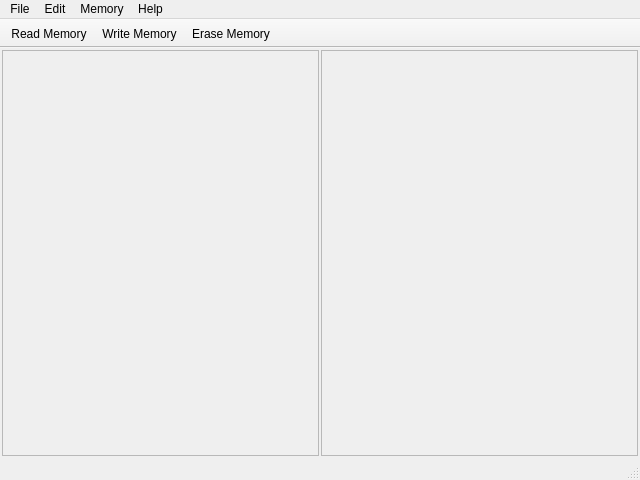
<?xml version="1.0" encoding="UTF-8"?>
<ui version="4.0">
 <class>BinaryEditor</class>
 <widget class="QMainWindow" name="BinaryEditor">
  <property name="geometry">
   <rect>
    <x>0</x>
    <y>0</y>
    <width>640</width>
    <height>480</height>
   </rect>
  </property>
  <property name="minimumSize">
   <size>
    <width>500</width>
    <height>375</height>
   </size>
  </property>
  <property name="contextMenuPolicy">
   <enum>Qt::PreventContextMenu</enum>
  </property>
  <property name="windowTitle">
   <string>Binary Editor</string>
  </property>
  <widget class="QWidget" name="centralWidget">
   <layout class="QVBoxLayout" name="centralWidgetLayout">
    <property name="spacing">
     <number>2</number>
    </property>
    <property name="leftMargin">
     <number>2</number>
    </property>
    <property name="topMargin">
     <number>2</number>
    </property>
    <property name="rightMargin">
     <number>2</number>
    </property>
    <property name="bottomMargin">
     <number>2</number>
    </property>
    <item>
     <widget class="QWidget" name="holderWidget" native="true">
      <layout class="QHBoxLayout" name="holderWidgetLayout">
       <property name="spacing">
        <number>2</number>
       </property>
       <property name="leftMargin">
        <number>0</number>
       </property>
       <property name="topMargin">
        <number>0</number>
       </property>
       <property name="rightMargin">
        <number>0</number>
       </property>
       <property name="bottomMargin">
        <number>0</number>
       </property>
       <item>
        <widget class="QFrame" name="editFrame">
         <property name="frameShape">
          <enum>QFrame::StyledPanel</enum>
         </property>
         <property name="frameShadow">
          <enum>QFrame::Sunken</enum>
         </property>
         <layout class="QHBoxLayout" name="editFrameLayout">
          <property name="spacing">
           <number>2</number>
          </property>
          <property name="leftMargin">
           <number>0</number>
          </property>
          <property name="topMargin">
           <number>0</number>
          </property>
          <property name="rightMargin">
           <number>0</number>
          </property>
          <property name="bottomMargin">
           <number>0</number>
          </property>
         </layout>
        </widget>
       </item>
       <item>
        <widget class="QFrame" name="diffFrame">
         <property name="frameShape">
          <enum>QFrame::StyledPanel</enum>
         </property>
         <property name="frameShadow">
          <enum>QFrame::Sunken</enum>
         </property>
         <layout class="QHBoxLayout" name="diffFrameLayout">
          <property name="spacing">
           <number>2</number>
          </property>
          <property name="leftMargin">
           <number>0</number>
          </property>
          <property name="topMargin">
           <number>0</number>
          </property>
          <property name="rightMargin">
           <number>0</number>
          </property>
          <property name="bottomMargin">
           <number>0</number>
          </property>
         </layout>
        </widget>
       </item>
      </layout>
     </widget>
    </item>
   </layout>
  </widget>
  <widget class="QMenuBar" name="menuBar">
   <property name="geometry">
    <rect>
     <x>0</x>
     <y>0</y>
     <width>640</width>
     <height>21</height>
    </rect>
   </property>
   <widget class="QMenu" name="menuFile">
    <property name="title">
     <string>File</string>
    </property>
    <widget class="QMenu" name="menuExport_ASCII_Text">
     <property name="title">
      <string>Export Selection as ASCII Text</string>
     </property>
     <addaction name="actionASCII_To_Clipboard"/>
     <addaction name="actionASCII_To_File"/>
    </widget>
    <widget class="QMenu" name="menuExport_C_Code">
     <property name="title">
      <string>Export Selection as C Code</string>
     </property>
     <addaction name="actionC_To_Clipboard"/>
     <addaction name="actionC_To_File"/>
    </widget>
    <addaction name="actionInsert_File"/>
    <addaction name="actionSave"/>
    <addaction name="actionSave_Selection"/>
    <addaction name="separator"/>
    <addaction name="menuExport_ASCII_Text"/>
    <addaction name="menuExport_C_Code"/>
    <addaction name="separator"/>
    <addaction name="actionExit"/>
   </widget>
   <widget class="QMenu" name="menuEdit">
    <property name="title">
     <string>Edit</string>
    </property>
    <addaction name="actionUndo"/>
    <addaction name="actionRedo"/>
    <addaction name="separator"/>
    <addaction name="actionCut"/>
    <addaction name="actionCopy"/>
    <addaction name="actionPaste"/>
    <addaction name="actionDelete"/>
    <addaction name="separator"/>
    <addaction name="actionSelect_All"/>
    <addaction name="separator"/>
    <addaction name="actionFind_Replace"/>
    <addaction name="separator"/>
    <addaction name="actionGoto_Offset"/>
   </widget>
   <widget class="QMenu" name="menuMemory">
    <property name="title">
     <string>Memory</string>
    </property>
    <widget class="QMenu" name="menuChecksums_Hashes">
     <property name="title">
      <string>Checksums/Hashes</string>
     </property>
     <addaction name="action8_Bit_Checksum"/>
     <addaction name="action16_Bit_Checksum"/>
     <addaction name="action32_Bit_Checksum"/>
     <addaction name="action64_Bit_Checksum"/>
     <addaction name="separator"/>
     <addaction name="actionCRC_16_CCITT_Checksum"/>
     <addaction name="separator"/>
     <addaction name="actionMD4_Hash"/>
     <addaction name="actionMD5_Hash"/>
     <addaction name="separator"/>
     <addaction name="actionSHA1_Hash"/>
     <addaction name="actionSHA224_Hash"/>
     <addaction name="actionSHA256_Hash"/>
     <addaction name="actionSHA384_Hash"/>
     <addaction name="actionSHA512_Hash"/>
    </widget>
    <widget class="QMenu" name="menuHex_to_Num">
     <property name="title">
      <string>Hex to Num</string>
     </property>
     <addaction name="action8_Bit_Unsigned_Hex"/>
     <addaction name="action8_Bit_Signed_Hex"/>
     <addaction name="action16_Bit_Unsigned_Hex"/>
     <addaction name="action16_Bit_Signed_Hex"/>
     <addaction name="action32_Bit_Unsigned_Hex"/>
     <addaction name="action32_Bit_Signed_Hex"/>
     <addaction name="action64_Bit_Unsigned_Hex"/>
     <addaction name="action64_Bit_Signed_Hex"/>
     <addaction name="separator"/>
     <addaction name="actionFloat_Hex"/>
     <addaction name="actionDouble_Hex"/>
    </widget>
    <widget class="QMenu" name="menuNum_to_Hex">
     <property name="title">
      <string>Num to Hex</string>
     </property>
     <addaction name="action8_Bit_Unsigned_Num"/>
     <addaction name="action8_Bit_Signed_Num"/>
     <addaction name="action16_Bit_Unsigned_Num"/>
     <addaction name="action16_Bit_Signed_Num"/>
     <addaction name="action32_Bit_Unsigned_Num"/>
     <addaction name="action32_Bit_Signed_Num"/>
     <addaction name="action64_Bit_Unsigned_Num"/>
     <addaction name="action64_Bit_Signed_Num"/>
     <addaction name="separator"/>
     <addaction name="actionFloat_Num"/>
     <addaction name="actionDouble_Num"/>
    </widget>
    <widget class="QMenu" name="menuCompare_Files">
     <property name="title">
      <string>Compare Files</string>
     </property>
     <addaction name="actionCompare"/>
     <addaction name="separator"/>
     <addaction name="actionFirst_Difference"/>
     <addaction name="actionNext_Difference"/>
     <addaction name="actionPrevious_Difference"/>
     <addaction name="actionLast_Difference"/>
     <addaction name="separator"/>
     <addaction name="actionClose"/>
    </widget>
    <addaction name="actionRead_Memory"/>
    <addaction name="actionWrite_Memory"/>
    <addaction name="actionErase_Memory"/>
    <addaction name="separator"/>
    <addaction name="menuChecksums_Hashes"/>
    <addaction name="separator"/>
    <addaction name="menuHex_to_Num"/>
    <addaction name="menuNum_to_Hex"/>
    <addaction name="separator"/>
    <addaction name="menuCompare_Files"/>
   </widget>
   <widget class="QMenu" name="menuHelp">
    <property name="title">
     <string>Help</string>
    </property>
    <addaction name="actionGeneral_Help"/>
    <addaction name="actionEditor_Help"/>
   </widget>
   <addaction name="menuFile"/>
   <addaction name="menuEdit"/>
   <addaction name="menuMemory"/>
   <addaction name="menuHelp"/>
  </widget>
  <widget class="QStatusBar" name="statusBar"/>
  <widget class="QToolBar" name="toolBar">
   <property name="movable">
    <bool>false</bool>
   </property>
   <attribute name="toolBarArea">
    <enum>TopToolBarArea</enum>
   </attribute>
   <attribute name="toolBarBreak">
    <bool>false</bool>
   </attribute>
   <addaction name="actionRead_Memory"/>
   <addaction name="actionWrite_Memory"/>
   <addaction name="actionErase_Memory"/>
  </widget>
  <action name="actionInsert_File">
   <property name="text">
    <string>Insert File</string>
   </property>
   <property name="shortcut">
    <string>Ctrl+I</string>
   </property>
  </action>
  <action name="actionSave">
   <property name="text">
    <string>Save</string>
   </property>
   <property name="shortcut">
    <string>Ctrl+S</string>
   </property>
  </action>
  <action name="actionSave_Selection">
   <property name="text">
    <string>Save Selection</string>
   </property>
   <property name="shortcut">
    <string>Ctrl+Shift+S</string>
   </property>
  </action>
  <action name="actionASCII_To_Clipboard">
   <property name="text">
    <string>To Clipboard</string>
   </property>
  </action>
  <action name="actionASCII_To_File">
   <property name="text">
    <string>To File</string>
   </property>
  </action>
  <action name="actionC_To_Clipboard">
   <property name="text">
    <string>To Clipboard</string>
   </property>
  </action>
  <action name="actionC_To_File">
   <property name="text">
    <string>To File</string>
   </property>
  </action>
  <action name="actionExit">
   <property name="text">
    <string>Exit</string>
   </property>
   <property name="shortcut">
    <string>Ctrl+Q</string>
   </property>
  </action>
  <action name="actionUndo">
   <property name="text">
    <string>Undo</string>
   </property>
   <property name="shortcut">
    <string>Ctrl+Z</string>
   </property>
  </action>
  <action name="actionRedo">
   <property name="text">
    <string>Redo</string>
   </property>
   <property name="shortcut">
    <string>Ctrl+Y</string>
   </property>
  </action>
  <action name="actionCut">
   <property name="text">
    <string>Cut</string>
   </property>
   <property name="shortcut">
    <string>Ctrl+X</string>
   </property>
  </action>
  <action name="actionCopy">
   <property name="text">
    <string>Copy</string>
   </property>
   <property name="shortcut">
    <string>Ctrl+C</string>
   </property>
  </action>
  <action name="actionPaste">
   <property name="text">
    <string>Paste</string>
   </property>
   <property name="shortcut">
    <string>Ctrl+V</string>
   </property>
  </action>
  <action name="actionDelete">
   <property name="text">
    <string>Delete</string>
   </property>
  </action>
  <action name="actionSelect_All">
   <property name="text">
    <string>Select All</string>
   </property>
   <property name="shortcut">
    <string>Ctrl+A</string>
   </property>
  </action>
  <action name="actionFind_Replace">
   <property name="text">
    <string>Find/Replace</string>
   </property>
   <property name="shortcut">
    <string>Ctrl+F</string>
   </property>
  </action>
  <action name="actionGoto_Offset">
   <property name="text">
    <string>Goto Offset</string>
   </property>
   <property name="shortcut">
    <string>Ctrl+G</string>
   </property>
  </action>
  <action name="actionRead_Memory">
   <property name="text">
    <string>Read Memory</string>
   </property>
   <property name="shortcut">
    <string>Ctrl+R</string>
   </property>
  </action>
  <action name="actionWrite_Memory">
   <property name="text">
    <string>Write Memory</string>
   </property>
   <property name="shortcut">
    <string>Ctrl+W</string>
   </property>
  </action>
  <action name="actionErase_Memory">
   <property name="text">
    <string>Erase Memory</string>
   </property>
   <property name="shortcut">
    <string>Ctrl+E</string>
   </property>
  </action>
  <action name="action8_Bit_Checksum">
   <property name="text">
    <string>8-Bit Checksum</string>
   </property>
   <property name="shortcut">
    <string>F1</string>
   </property>
  </action>
  <action name="action16_Bit_Checksum">
   <property name="text">
    <string>16-Bit Checksum</string>
   </property>
   <property name="shortcut">
    <string>F2</string>
   </property>
  </action>
  <action name="action32_Bit_Checksum">
   <property name="text">
    <string>32-Bit Checksum</string>
   </property>
   <property name="shortcut">
    <string>F3</string>
   </property>
  </action>
  <action name="action64_Bit_Checksum">
   <property name="text">
    <string>64-Bit Checksum</string>
   </property>
   <property name="shortcut">
    <string>F4</string>
   </property>
  </action>
  <action name="actionCRC_16_CCITT_Checksum">
   <property name="text">
    <string>CRC-16-CCITT Checksum</string>
   </property>
   <property name="shortcut">
    <string>F5</string>
   </property>
  </action>
  <action name="actionMD4_Hash">
   <property name="text">
    <string>MD4 Hash</string>
   </property>
   <property name="shortcut">
    <string>F6</string>
   </property>
  </action>
  <action name="actionMD5_Hash">
   <property name="text">
    <string>MD5 Hash</string>
   </property>
   <property name="shortcut">
    <string>F7</string>
   </property>
  </action>
  <action name="actionSHA1_Hash">
   <property name="text">
    <string>SHA1 Hash</string>
   </property>
   <property name="shortcut">
    <string>F8</string>
   </property>
  </action>
  <action name="actionSHA224_Hash">
   <property name="text">
    <string>SHA224 Hash</string>
   </property>
   <property name="shortcut">
    <string>F9</string>
   </property>
  </action>
  <action name="actionSHA256_Hash">
   <property name="text">
    <string>SHA256 Hash</string>
   </property>
   <property name="shortcut">
    <string>F10</string>
   </property>
  </action>
  <action name="actionSHA384_Hash">
   <property name="text">
    <string>SHA384 Hash</string>
   </property>
   <property name="shortcut">
    <string>F11</string>
   </property>
  </action>
  <action name="actionSHA512_Hash">
   <property name="text">
    <string>SHA512 Hash</string>
   </property>
   <property name="shortcut">
    <string>F12</string>
   </property>
  </action>
  <action name="action8_Bit_Unsigned_Hex">
   <property name="text">
    <string>8-Bit Unsigned</string>
   </property>
   <property name="shortcut">
    <string>Ctrl+1</string>
   </property>
  </action>
  <action name="action8_Bit_Signed_Hex">
   <property name="text">
    <string>8-Bit Signed</string>
   </property>
   <property name="shortcut">
    <string>Ctrl+2</string>
   </property>
  </action>
  <action name="action16_Bit_Unsigned_Hex">
   <property name="text">
    <string>16-Bit Unsigned</string>
   </property>
   <property name="shortcut">
    <string>Ctrl+3</string>
   </property>
  </action>
  <action name="action16_Bit_Signed_Hex">
   <property name="text">
    <string>16-Bit Signed</string>
   </property>
   <property name="shortcut">
    <string>Ctrl+4</string>
   </property>
  </action>
  <action name="action32_Bit_Unsigned_Hex">
   <property name="text">
    <string>32-Bit Unsigned</string>
   </property>
   <property name="shortcut">
    <string>Ctrl+5</string>
   </property>
  </action>
  <action name="action32_Bit_Signed_Hex">
   <property name="text">
    <string>32-Bit Signed</string>
   </property>
   <property name="shortcut">
    <string>Ctrl+6</string>
   </property>
  </action>
  <action name="action64_Bit_Unsigned_Hex">
   <property name="text">
    <string>64-Bit Unsigned</string>
   </property>
   <property name="shortcut">
    <string>Ctrl+7</string>
   </property>
  </action>
  <action name="action64_Bit_Signed_Hex">
   <property name="text">
    <string>64-Bit Signed</string>
   </property>
   <property name="shortcut">
    <string>Ctrl+8</string>
   </property>
  </action>
  <action name="actionFloat_Hex">
   <property name="text">
    <string>Float</string>
   </property>
   <property name="shortcut">
    <string>Ctrl+9</string>
   </property>
  </action>
  <action name="actionDouble_Hex">
   <property name="text">
    <string>Double</string>
   </property>
   <property name="shortcut">
    <string>Ctrl+0</string>
   </property>
  </action>
  <action name="action8_Bit_Unsigned_Num">
   <property name="text">
    <string>8-Bit Unsigned</string>
   </property>
   <property name="shortcut">
    <string>Alt+1</string>
   </property>
  </action>
  <action name="action8_Bit_Signed_Num">
   <property name="text">
    <string>8-Bit Signed</string>
   </property>
   <property name="shortcut">
    <string>Alt+2</string>
   </property>
  </action>
  <action name="action16_Bit_Unsigned_Num">
   <property name="text">
    <string>16-Bit Unsigned</string>
   </property>
   <property name="shortcut">
    <string>Alt+3</string>
   </property>
  </action>
  <action name="action16_Bit_Signed_Num">
   <property name="text">
    <string>16-Bit Signed</string>
   </property>
   <property name="shortcut">
    <string>Alt+4</string>
   </property>
  </action>
  <action name="action32_Bit_Unsigned_Num">
   <property name="text">
    <string>32-Bit Unsigned</string>
   </property>
   <property name="shortcut">
    <string>Alt+5</string>
   </property>
  </action>
  <action name="action32_Bit_Signed_Num">
   <property name="text">
    <string>32-Bit Signed</string>
   </property>
   <property name="shortcut">
    <string>Alt+6</string>
   </property>
  </action>
  <action name="action64_Bit_Unsigned_Num">
   <property name="text">
    <string>64-Bit Unsigned</string>
   </property>
   <property name="shortcut">
    <string>Alt+7</string>
   </property>
  </action>
  <action name="action64_Bit_Signed_Num">
   <property name="text">
    <string>64-Bit Signed</string>
   </property>
   <property name="shortcut">
    <string>Alt+8</string>
   </property>
  </action>
  <action name="actionFloat_Num">
   <property name="text">
    <string>Float</string>
   </property>
   <property name="shortcut">
    <string>Alt+9</string>
   </property>
  </action>
  <action name="actionDouble_Num">
   <property name="text">
    <string>Double</string>
   </property>
   <property name="shortcut">
    <string>Alt+0</string>
   </property>
  </action>
  <action name="actionCompare">
   <property name="text">
    <string>Compare</string>
   </property>
   <property name="shortcut">
    <string>Ctrl+D</string>
   </property>
  </action>
  <action name="actionFirst_Difference">
   <property name="text">
    <string>First Difference</string>
   </property>
   <property name="shortcut">
    <string>Ctrl+Home</string>
   </property>
  </action>
  <action name="actionNext_Difference">
   <property name="text">
    <string>Next Difference</string>
   </property>
   <property name="shortcut">
    <string>Ctrl+PgDown</string>
   </property>
  </action>
  <action name="actionPrevious_Difference">
   <property name="text">
    <string>Previous Difference</string>
   </property>
   <property name="shortcut">
    <string>Ctrl+PgUp</string>
   </property>
  </action>
  <action name="actionLast_Difference">
   <property name="text">
    <string>Last Difference</string>
   </property>
   <property name="shortcut">
    <string>Ctrl+End</string>
   </property>
  </action>
  <action name="actionClose">
   <property name="text">
    <string>Close</string>
   </property>
  </action>
  <action name="actionGeneral_Help">
   <property name="text">
    <string>General Help</string>
   </property>
  </action>
  <action name="actionEditor_Help">
   <property name="text">
    <string>Editor Help</string>
   </property>
  </action>
 </widget>
 <resources/>
 <connections/>
</ui>
